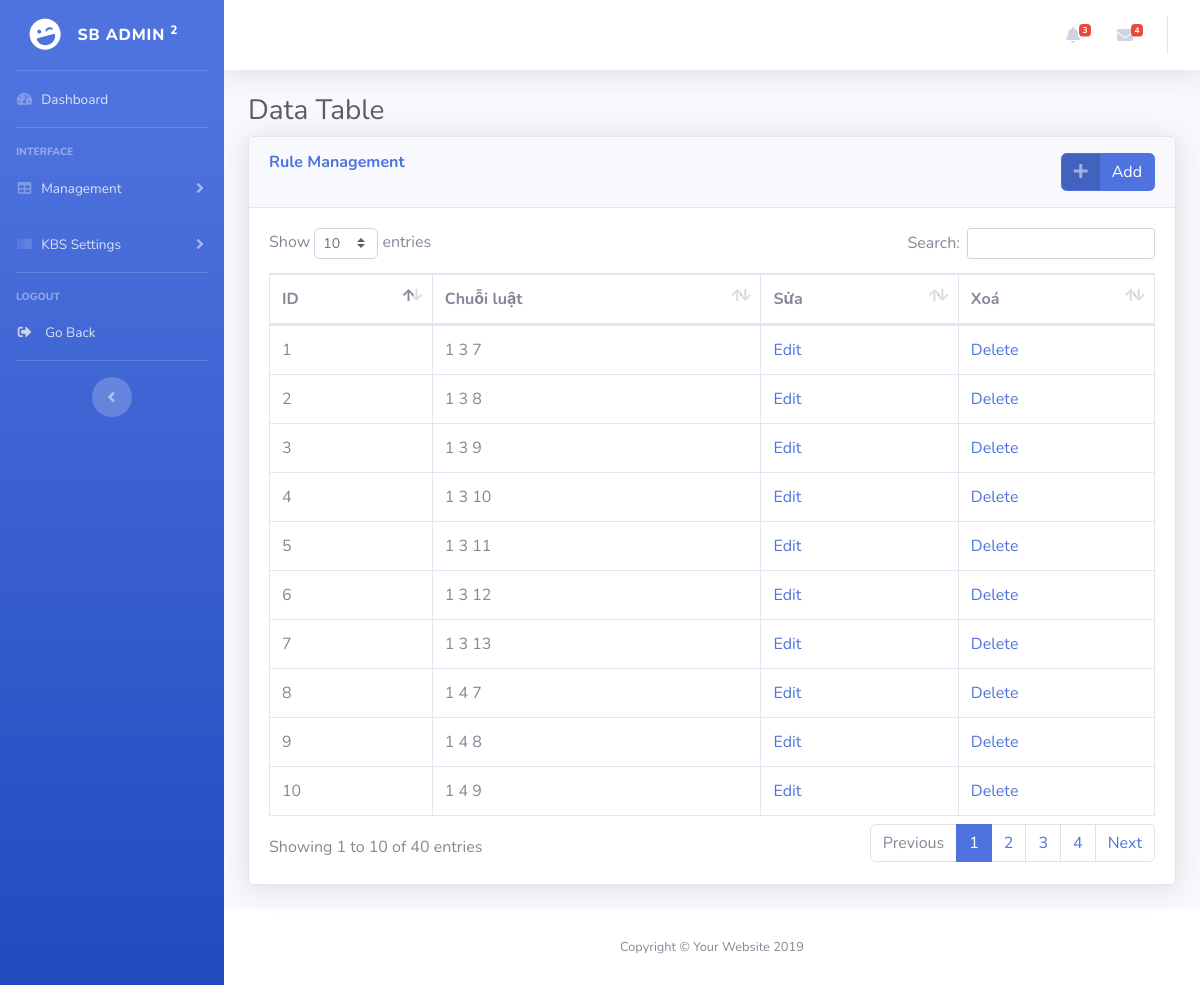
The page /admin/Rule.php on the database its author committed.
### tables this page shows
CREATE TABLE `rule` (
  `ID` int(11) NOT NULL,
  `Array` varchar(50) NOT NULL,
  `Result` varchar(50) NOT NULL
);

### admin/DataProvider.php (called while the page is built, shortened)
<?php
class DataProvider
{
	public static function ExecuteQuery($sql)
	{
		$connection = mysqli_connect("localhost","root","", "darksoulofweb") or
			die ("couldn't connect to localhost");
		mysqli_query($connection, "set names 'utf8'");
		$result = mysqli_query($connection, $sql);
		return $result;
	}
}
?>

### admin/Rule.php (the view, shortened to what this page needs)
<?php include("DataProvider.php"); ?>
<!DOCTYPE html>
<html>
<head>
  <link href="vendor/fontawesome-free/css/all.min.css" rel="stylesheet" type="text/css">
  <link href="css/sb-admin-2.min.css" rel="stylesheet">
  <link href="vendor/datatables/dataTables.bootstrap4.min.css" rel="stylesheet">
</head>
<body id="page-top">
  <div id="wrapper">
    <?php include_once("Sidebar.php"); ?>
    <div id="content-wrapper" class="d-flex flex-column">
      <div id="content">
        <?php include_once("Topbar.php"); ?>
        <div class="container-fluid">
          <h1 class="h3 mb-2 text-gray-800">Data Table</h1>
          <div class="card shadow mb-4">
            <div class="card-header py-3">
              <a href="InsertRule.php?id=<?php echo $_GET['id']?>" class="btn btn-primary btn-icon-split float-right">
                  <span class="icon text-white-50">
                    <i class="fas fa-plus"></i>
                  </span>
                  <span class="text">Add</span>
                </a>
              <h6 class="m-0 font-weight-bold text-primary">Rule Management</h6>
            </div>
            <div class="card-body">
              <div class="table-responsive">
                <table class="table table-bordered" id="dataTable" width="100%" cellspacing="0">
                  <thead>
                    <tr>
                      <th>ID</th>
                      <th>Chuỗi luật</th>
                      <th>Sửa</th>
                      <th>Xoá</th>
                    </tr>
                  </thead>
                  <tbody>
                    <?php
                        $result = DataProvider::ExecuteQuery("SELECT * FROM rule");
                        while($row = mysqli_fetch_assoc($result)) {
                    ?>
                    <tr>
                      <td><?php echo $row["ID"]; ?></td>
                      <td><?php echo $row["Array"]; ?></td>
                      <td><a href="UpdateRule.php?id=<?php echo $_GET['id']?>&ID=<?php echo $row["ID"]; ?>">Edit</a></td>
                      <td><a href="Processes/DeleteR.php?id=<?php echo $_GET['id']?>&ID=<?php echo $row["ID"]; ?>">Delete</a></td>
                    </tr>
                        <?php } ?>
                  </tbody>
                </table>
              </div>
            </div>
          </div>
        </div>
      </div>
      <footer class="sticky-footer bg-white">
        <div class="container my-auto">
          <div class="copyright text-center my-auto">
            <span>Copyright &copy; Your Website 2019</span>
          </div>
        </div>
      </footer>
    </div>
  </div>
</body>
</html>
</html>

### rows shown on the page
rule: ID "1", Array "1 3 7"
rule: ID "2", Array "1 3 8"
rule: ID "3", Array "1 3 9"
rule: ID "4", Array "1 3 10"
rule: ID "5", Array "1 3 11"
rule: ID "6", Array "1 3 12"
rule: ID "7", Array "1 3 13"
rule: ID "8", Array "1 4 7"
rule: ID "9", Array "1 4 8"
rule: ID "10", Array "1 4 9"
